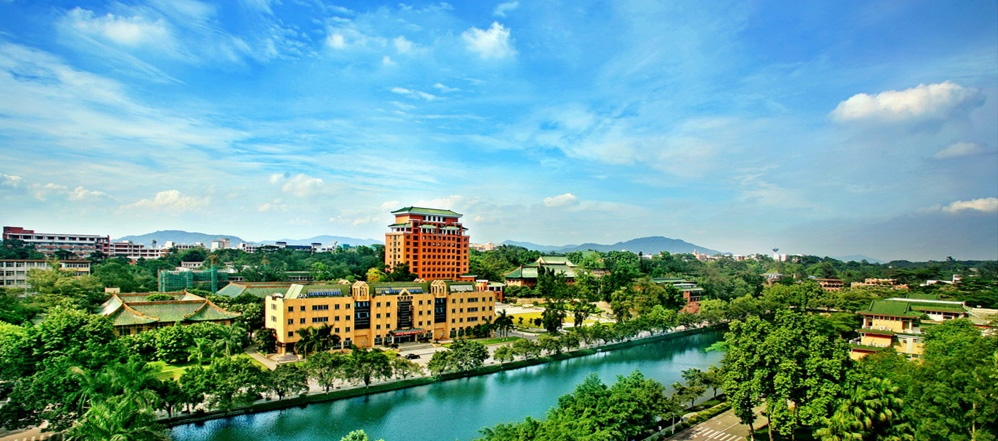
#> input picture curriculum/Python/5/Q3/scut.jpg, 998 x 441 px, found by its file name
$ python Q3.py   (older library calls are emulated)
#> lines starting #> are read from the running program, lines starting #| are printed output that depends on the picture
from PIL import Image
import numpy as np
import matplotlib.pyplot as plt

def image_hist(img):
    ar=img[:,:,0].flatten()         #red数组
    ag=img[:,:,1].flatten()         #green数组
    ab=img[:,:,2].flatten()         #blue数组
    agry=0.2126*ar+0.7152*ag+0.0722*ab      #灰度数组

    plt.subplot(221)
    plt.xticks([0,50,100,150,200,250])
    plt.hist(agry, bins=256, normed=1,facecolor='black',edgecolor='black')
    plt.subplot(222)
    plt.xticks([0,50,100,150,200,250])
    plt.hist(ar, bins=256, normed=1,facecolor='r',edgecolor='r')
    plt.subplot(223)
    plt.xticks([0,50,100,150,200,250])
    plt.hist(ag, bins=256, normed=1, facecolor='g',edgecolor='g')
    plt.subplot(224)
    plt.xticks([0,50,100,150,200,250])
    plt.hist(ab, bins=256, normed=1, facecolor='b',edgecolor='b')

    plt.show()

img=np.array(Image.open("./5\\Q3\\scut.jpg"))
#> img is the input picture: shape (441, 998, 3); mean R, G, B 108.9, 156.8, 154.3
image_hist(img)
#> in image_hist, `plt.show()`:
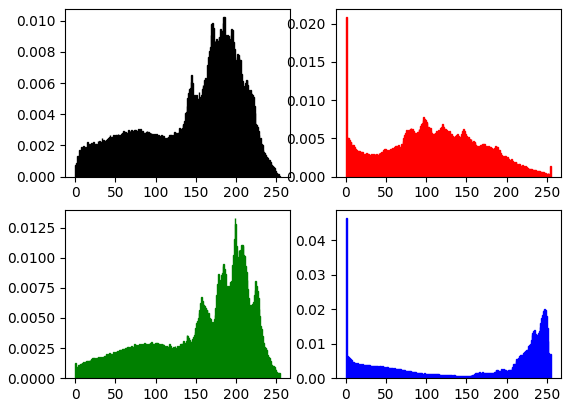
#> figure drawn by matplotlib, 4 panels; panel 1: tallest bar 0.0103 high, from x = 185.1 to 186.1; panel 2: tallest bar 0.0209 high, from x = 0 to 0.996; panel 3: tallest bar 0.0133 high, from x = 198.2 to 199.2; panel 4: tallest bar 0.0463 high, from x = 0 to 0.996
